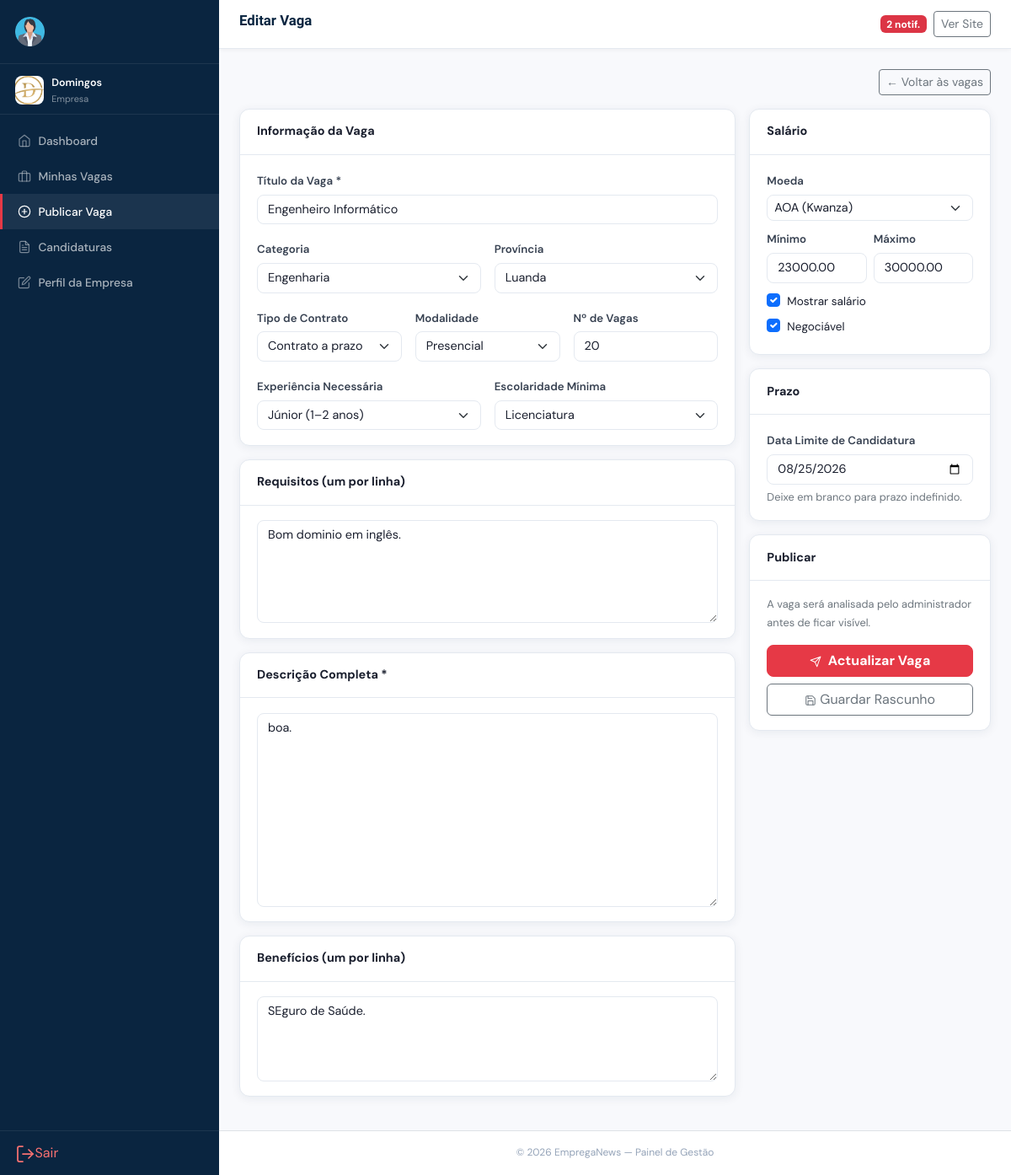
/empresa/nova_vaga.php?id=1 (signed in), run on the app's committed database.
### tables this page shows
CREATE TABLE `empresas` (
  `id` int(11) NOT NULL,
  `utilizador_id` int(11) NOT NULL,
  `nome` varchar(200) NOT NULL,
  `slug` varchar(220) NOT NULL,
  `logo` varchar(255) DEFAULT NULL,
  `nif` varchar(30) DEFAULT NULL,
  `website` varchar(200) DEFAULT NULL,
  `telefone` varchar(30) DEFAULT NULL,
  `email_contato` varchar(150) DEFAULT NULL,
  `provincia_id` int(11) DEFAULT NULL,
  `morada` text DEFAULT NULL,
  `setor` varchar(100) DEFAULT NULL,
  `dimensao` enum('startup','pequena','media','grande','multinacional') DEFAULT 'media',
  `ano_fundacao` year(4) DEFAULT NULL,
  `sobre` text DEFAULT NULL,
  `estado` enum('pendente','aprovada','suspensa','rejeitada') DEFAULT 'pendente',
  `verificada` tinyint(1) DEFAULT 0 COMMENT 'Selo verificado pelo admin',
  `total_vagas_publicadas` int(11) DEFAULT 0,
  `criado_em` timestamp NOT NULL DEFAULT current_timestamp(),
  `atualizado_em` timestamp NOT NULL DEFAULT current_timestamp() ON UPDATE current_timestamp()
);

CREATE TABLE `vagas` (
  `id` int(11) NOT NULL,
  `empresa_id` int(11) NOT NULL,
  `titulo` varchar(200) NOT NULL,
  `slug` varchar(220) NOT NULL,
  `categoria_id` int(11) DEFAULT NULL,
  `provincia_id` int(11) DEFAULT NULL,
  `tipo_contrato` enum('efectivo','contrato','part_time','freelance','estagio','voluntario') DEFAULT 'efectivo',
  `modalidade` enum('presencial','remoto','hibrido') DEFAULT 'presencial',
  `nivel_experiencia` enum('sem_experiencia','junior','medio','senior','diretor') DEFAULT 'medio',
  `nivel_escolaridade` enum('basico','medio','bacharelato','licenciatura','mestrado','doutoramento','indiferente') DEFAULT 'licenciatura',
  `descricao` longtext NOT NULL,
  `requisitos` text DEFAULT NULL,
  `beneficios` text DEFAULT NULL,
  `salario_min` decimal(12,2) DEFAULT NULL,
  `salario_max` decimal(12,2) DEFAULT NULL,
  `moeda_salario` varchar(10) DEFAULT 'AOA',
  `salario_negociavel` tinyint(1) DEFAULT 0,
  `salario_visivel` tinyint(1) DEFAULT 1,
  `vagas_disponiveis` int(11) DEFAULT 1,
  `data_publicacao` date DEFAULT curdate(),
  `data_encerramento` date DEFAULT NULL,
  `estado` enum('rascunho','pendente','publicada','encerrada','arquivada') DEFAULT 'pendente',
  `destaque` tinyint(1) DEFAULT 0,
  `total_candidaturas` int(11) DEFAULT 0,
  `total_visualizacoes` int(11) DEFAULT 0,
  `criado_em` timestamp NOT NULL DEFAULT current_timestamp(),
  `atualizado_em` timestamp NOT NULL DEFAULT current_timestamp() ON UPDATE current_timestamp()
);

CREATE TABLE `categorias` (
  `id` int(11) NOT NULL,
  `nome` varchar(100) NOT NULL,
  `slug` varchar(120) NOT NULL,
  `icone` varchar(50) DEFAULT 'briefcase',
  `total_vagas` int(11) DEFAULT 0,
  `ativo` tinyint(1) DEFAULT 1
);

CREATE TABLE `provincias` (
  `id` int(11) NOT NULL,
  `nome` varchar(80) NOT NULL
);

### empresa/nova_vaga.php (the view, shortened to what the rows shown need)
<?php
require_once '../includes/config.php';
$emp = meEmpresa();
$cats   = DB::all("SELECT * FROM categorias WHERE ativo=1 ORDER BY nome");
$provs  = DB::all("SELECT * FROM provincias ORDER BY nome");
$id_edit= (int)($_GET['id'] ?? 0);
$vaga   = null;
if ($id_edit) {
    $vaga = DB::row("SELECT * FROM vagas WHERE id=? AND empresa_id=?", [$id_edit, $emp['id']]);
}
$titulo_pag = $vaga ? 'Editar Vaga' : 'Publicar Nova Vaga';
$v = $vaga ?? [];
require_once '../includes/header_painel.php';
?>
<form method="POST">
  <div class="row g-3">
    <div class="col-lg-8">
      <div class="p-card mb-3">
        <div class="p-card-body">
          <div class="mb-3">
            <label class="form-label">Título da Vaga *</label>
            <input type="text" name="titulo" class="form-control" required placeholder="Ex: Engenheiro de Software Sénior" value="<?= h($v['titulo'] ?? '') ?>">
          </div>
          <div class="row g-3">
            <div class="col-md-6">
              <label class="form-label">Categoria</label>
              <select name="cat" class="form-select">
                <?php foreach ($cats as $c): ?><option value="<?= $c['id'] ?>" <?= ($v['categoria_id']??'')==$c['id']?'selected':'' ?>><?= h($c['nome']) ?></option><?php endforeach; ?>
              </select>
            </div>
            <div class="col-md-6">
              <label class="form-label">Província</label>
              <select name="prov" class="form-select">
                <?php foreach ($provs as $p): ?><option value="<?= $p['id'] ?>" <?= ($v['provincia_id']??'')==$p['id']?'selected':'' ?>><?= h($p['nome']) ?></option><?php endforeach; ?>
              </select>
            </div>
            <div class="col-md-4">
              <label class="form-label">Tipo de Contrato</label>
              <select name="contrato" class="form-select">
                <?php foreach(['efectivo'=>'Efectivo','contrato'=>'Contrato a prazo','part_time'=>'Part-time','freelance'=>'Freelance','estagio'=>'Estágio','voluntario'=>'Voluntariado'] as $k=>$l): ?>
                <option value="<?= $k ?>" <?= ($v['tipo_contrato']??'efectivo')===$k?'selected':'' ?>><?= $l ?></option>
                <?php endforeach; ?>
              </select>
            </div>
            <div class="col-md-4">
              <label class="form-label">Modalidade</label>
              <select name="modal" class="form-select">
                <option value="presencial" <?= ($v['modalidade']??'presencial')==='presencial'?'selected':'' ?>>Presencial</option>
              </select>
            </div>
            <div class="col-md-4">
              <label class="form-label">Nº de Vagas</label>
              <input type="number" name="n_vagas" class="form-control" min="1" value="<?= h($v['vagas_disponiveis'] ?? 1) ?>">
            </div>
            <div class="col-md-6">
              <label class="form-label">Experiência Necessária</label>
              <select name="exp" class="form-select">
                <?php foreach(['sem_experiencia'=>'Sem experiência','junior'=>'Júnior (1–2 anos)','medio'=>'Médio (3–5 anos)','senior'=>'Sénior (5+ anos)','diretor'=>'Director / Gestor'] as $k=>$l): ?>
                <option value="<?= $k ?>" <?= ($v['nivel_experiencia']??'medio')===$k?'selected':'' ?>><?= $l ?></option>
                <?php endforeach; ?>
              </select>
            </div>
            <div class="col-md-6">
              <label class="form-label">Escolaridade Mínima</label>
              <select name="escol" class="form-select">
                <?php foreach(['basico'=>'Básico','medio'=>'Médio','bacharelato'=>'Bacharelato','licenciatura'=>'Licenciatura','mestrado'=>'Mestrado','doutoramento'=>'Doutoramento','indiferente'=>'Indiferente'] as $k=>$l): ?>
                <option value="<?= $k ?>" <?= ($v['nivel_escolaridade']??'licenciatura')===$k?'selected':'' ?>><?= $l ?></option>
                <?php endforeach; ?>
              </select>
            </div>
          </div>
        </div>
      </div>
      <div class="p-card mb-3">
        <div class="p-card-body">
          <textarea name="requisitos" class="form-control" rows="5" placeholder="Licenciatura em Informática&#10;3 anos de experiência em PHP&#10;Bom domínio do inglês"><?= h($v['requisitos'] ?? '') ?></textarea>
        </div>
      </div>
      <div class="p-card mb-3">
        <div class="p-card-body">
          <textarea name="descricao" class="form-control" rows="10" required placeholder="Descreve as funções, responsabilidades e o contexto da vaga..."><?= h($v['descricao'] ?? '') ?></textarea>
        </div>
      </div>
      <div class="p-card mb-3">
        <div class="p-card-body">
          <textarea name="beneficios" class="form-control" rows="4" placeholder="Seguro de saúde&#10;Viatura de serviço&#10;Formação contínua"><?= h($v['beneficios'] ?? '') ?></textarea>
        </div>
      </div>
    </div>
    <div class="col-lg-4">
      <div class="p-card mb-3">
        <div class="p-card-body">
          <div class="mb-2">
            <label class="form-label">Moeda</label>
            <select name="moeda" class="form-select form-select-sm">
              <option value="AOA" <?= ($v['moeda_salario']??'AOA')==='AOA'?'selected':'' ?>>AOA (Kwanza)</option>
            </select>
          </div>
          <div class="row g-2 mb-2">
            <div class="col-6"><label class="form-label">Mínimo</label><input type="number" name="sal_min" class="form-control" step="1000" placeholder="0" value="<?= h($v['salario_min'] ?? '') ?>"></div>
            <div class="col-6"><label class="form-label">Máximo</label><input type="number" name="sal_max" class="form-control" step="1000" placeholder="0" value="<?= h($v['salario_max'] ?? '') ?>"></div>
          </div>
          <div class="form-check mb-1"><input class="form-check-input" type="checkbox" name="sal_vis" value="1" id="sv" <?= ($v['salario_visivel']??1)?'checked':'' ?>><label class="form-check-label" for="sv" style="font-size:.85rem;">Mostrar salário</label></div>
          <div class="form-check"><input class="form-check-input" type="checkbox" name="sal_neg" value="1" id="sn" <?= ($v['salario_negociavel']??0)?'checked':'' ?>><label class="form-check-label" for="sn" style="font-size:.85rem;">Negociável</label></div>
        </div>
      </div>
      <div class="p-card mb-3">
        <div class="p-card-body">
          <label class="form-label">Data Limite de Candidatura</label>
          <input type="date" name="enc" class="form-control" value="<?= h($v['data_encerramento'] ?? '') ?>" min="<?= date('Y-m-d') ?>">
          <div class="text-muted-sm mt-1">Deixe em branco para prazo indefinido.</div>
        </div>
      </div>
    </div>
  </div>
</form>
<?php require_once '../includes/footer_painel.php'; ?>

### includes/header_painel.php (shortened to what the rows shown need)
 <?php
$titulo_pag= $titulo_pag ?? 'Painel';
$script     = $_SERVER['SCRIPT_NAME'] ?? '/index.php';
$depth      = substr_count(str_replace('\\','/',dirname($script)), '/');
$base_depth = substr_count(rtrim(str_replace('\\','/',parse_url(BASE_URL,PHP_URL_PATH)),'/'), '/');
$levels     = max(0, $depth - $base_depth);
$rel        = str_repeat('../', $levels);
$tipo_u   = $_SESSION['tipo']  ?? '';
$nome_u   = $_SESSION['nome']  ?? '';
?>
<!DOCTYPE html>
<html lang="pt">
<head>
<link rel="stylesheet" href="https://cdn.jsdelivr.net/npm/bootstrap@5.3.2/dist/css/bootstrap.min.css">
<link rel="stylesheet" href="<?= $rel ?>assets/css/style.css">
</head>
<body>
<aside class="painel-sidebar" id="pSidebar">
  <div style="padding:.75rem 1.1rem .5rem;border-bottom:1px solid rgba(255,255,255,.08);display:flex;align-items:center;gap:.6rem;min-width:0;">
    <?php
        $foto_u = '';
    $user_id_sessao = $_SESSION['user_id'] ?? $_SESSION['id'] ?? 0;
    if ($tipo_u === 'admin' && $user_id_sessao) {
        $ad = DB::row("SELECT foto FROM utilizadores WHERE id=?", [$user_id_sessao]);
        $foto_u = $ad['foto'] ?? '';
    }
    elseif ($tipo_u === 'candidato') {
        $c = meCandidato();
        $foto_u = $c['foto'] ?? '';
    }
    elseif ($tipo_u === 'empresa') {
        $e = meEmpresa();
        $foto_u = $e['logo'] ?? '';
    }
    ?>
          <?php if ($foto_u):
      $pasta = match($tipo_u) { 'empresa' => 'logos', 'admin' => 'perfil', default => 'fotos' };
    ?>
      <img src="<?= url('uploads/'.$pasta.'/'.$foto_u) ?>"
        style="width:34px;height:34px;border-radius:<?= ($tipo_u==='empresa'?'8px':'50%') ?>;object-fit:cover;background:#fff;flex-shrink:0;">
    <?php else: ?>
      <div style="width:34px;height:34px;border-radius:50%;background:var(--sec);display:flex;align-items:center;justify-content:center;color:#fff;font-weight:700;font-size:.8rem;flex-shrink:0;">
        <?= mb_strtoupper(mb_substr($nome_u,0,1)) ?>
      </div>
    <?php endif; ?>
    <div style="min-width:0;">
      <div style="font-size:.78rem;font-weight:600;color:#fff;white-space:nowrap;overflow:hidden;text-overflow:ellipsis;"><?= h($nome_u) ?></div>
      <div style="font-size:.68rem;color:rgba(255,255,255,.5);"><?= ucfirst($tipo_u) ?></div>
    </div>
  </div>
</aside>
<div class="painel-main">
  <header class="painel-topbar">
    <div class="d-flex align-items-center gap-3">
      <h1 class="painel-page-title"><?= h($titulo_pag) ?></h1>
    </div>
  </header>
  <div class="painel-content">

### data on the page
empresas: logo (picture)
vagas: titulo "Engenheiro Informático", cat "Engenharia", prov "Luanda", contrato "Contrato a prazo", modal "Presencial", n_vagas "20", exp "Júnior (1–2 anos)", escol "Licenciatura", requisitos "Bom dominio em inglês.", descricao "boa.", beneficios "SEguro de Saúde.", moeda "AOA (Kwanza)", sal_min "23000.00", sal_max "30000.00", salario_visivel "☑", salario_negociavel "☑", enc "08/25/2026"

### other printed values
$nome_u "Domingos"
$tipo_u "Empresa"
$label "Dashboard"
$label "Minhas Vagas"
$label "Publicar Vaga"
$label "Candidaturas"
$label "Perfil da Empresa"
$titulo_pag "Editar Vaga"
$notifs "2"
$cfg['site_nome'] "EmpregaNews"
